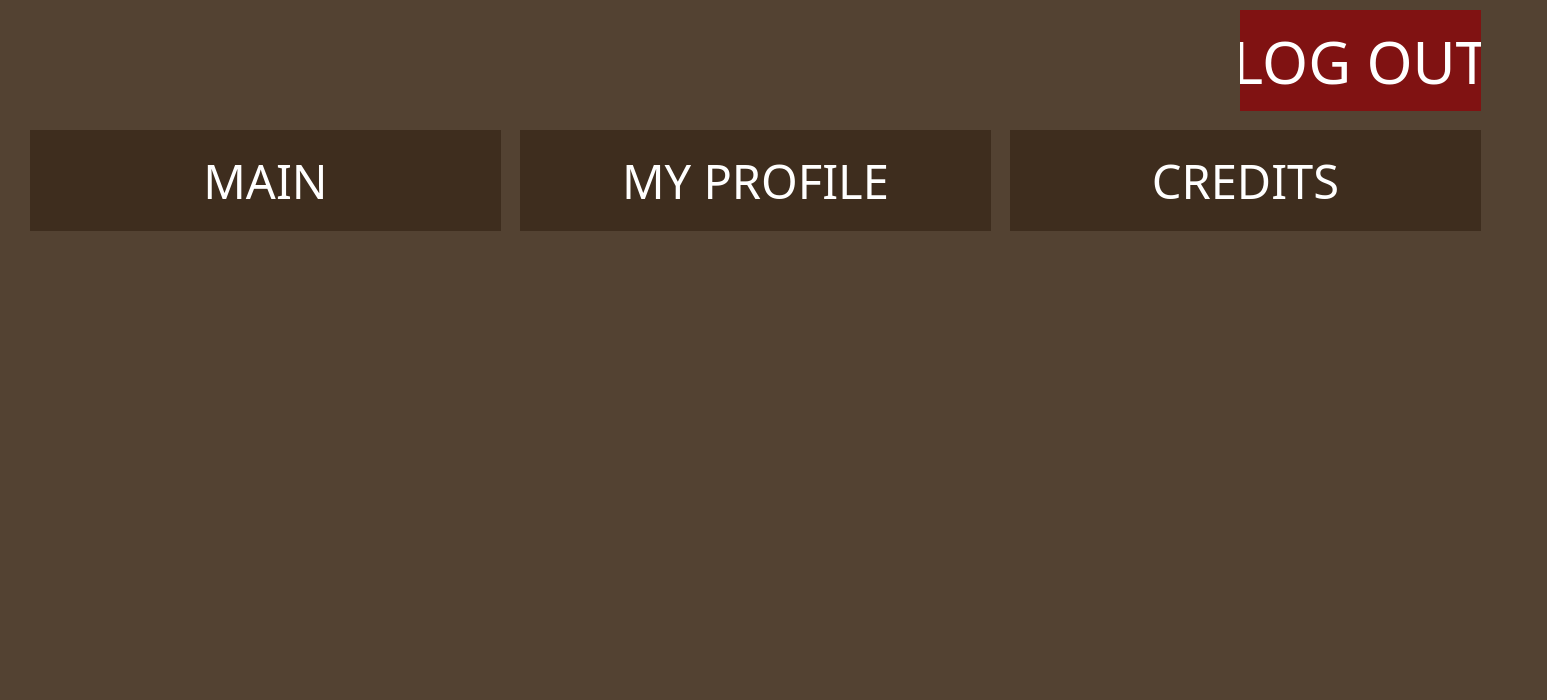
<?xml version="1.0" encoding="UTF-8"?>
<ui version="4.0">
 <class>MainMenuClass</class>
 <widget class="QWidget" name="MainMenuClass">
  <property name="geometry">
   <rect>
    <x>0</x>
    <y>0</y>
    <width>1547</width>
    <height>700</height>
   </rect>
  </property>
  <property name="windowTitle">
   <string>MainMenu</string>
  </property>
  <property name="styleSheet">
   <string notr="true">background-color: rgb(83, 66, 50);
color: rgb(255, 255, 255);</string>
  </property>
  <widget class="QPushButton" name="logOutButton">
   <property name="geometry">
    <rect>
     <x>1240</x>
     <y>10</y>
     <width>241</width>
     <height>101</height>
    </rect>
   </property>
   <property name="font">
    <font>
     <family>Franklin Gothic Heavy</family>
     <pointsize>44</pointsize>
     <underline>false</underline>
     <strikeout>false</strikeout>
     <kerning>true</kerning>
    </font>
   </property>
   <property name="cursor">
    <cursorShape>PointingHandCursor</cursorShape>
   </property>
   <property name="styleSheet">
    <string notr="true">background-color: rgb(128, 18, 18);
border: none;
</string>
   </property>
   <property name="text">
    <string>LOG OUT</string>
   </property>
  </widget>
  <widget class="QPushButton" name="mainButton">
   <property name="geometry">
    <rect>
     <x>30</x>
     <y>130</y>
     <width>471</width>
     <height>101</height>
    </rect>
   </property>
   <property name="minimumSize">
    <size>
     <width>0</width>
     <height>40</height>
    </size>
   </property>
   <property name="font">
    <font>
     <family>Franklin Gothic Heavy</family>
     <pointsize>35</pointsize>
    </font>
   </property>
   <property name="cursor">
    <cursorShape>PointingHandCursor</cursorShape>
   </property>
   <property name="styleSheet">
    <string notr="true">background-color: rgb(62, 45, 30);
border: none;</string>
   </property>
   <property name="text">
    <string>MAIN</string>
   </property>
  </widget>
  <widget class="QPushButton" name="myProfileButton">
   <property name="geometry">
    <rect>
     <x>520</x>
     <y>130</y>
     <width>471</width>
     <height>101</height>
    </rect>
   </property>
   <property name="minimumSize">
    <size>
     <width>0</width>
     <height>40</height>
    </size>
   </property>
   <property name="font">
    <font>
     <family>Franklin Gothic Heavy</family>
     <pointsize>35</pointsize>
    </font>
   </property>
   <property name="cursor">
    <cursorShape>PointingHandCursor</cursorShape>
   </property>
   <property name="styleSheet">
    <string notr="true">background-color: rgb(62, 45, 30);
border: none;</string>
   </property>
   <property name="text">
    <string>MY PROFILE</string>
   </property>
  </widget>
  <widget class="QPushButton" name="creditsButton">
   <property name="geometry">
    <rect>
     <x>1010</x>
     <y>130</y>
     <width>471</width>
     <height>101</height>
    </rect>
   </property>
   <property name="minimumSize">
    <size>
     <width>0</width>
     <height>40</height>
    </size>
   </property>
   <property name="font">
    <font>
     <family>Franklin Gothic Heavy</family>
     <pointsize>35</pointsize>
    </font>
   </property>
   <property name="cursor">
    <cursorShape>PointingHandCursor</cursorShape>
   </property>
   <property name="styleSheet">
    <string notr="true">background-color: rgb(62, 45, 30);
border: none;</string>
   </property>
   <property name="text">
    <string>CREDITS</string>
   </property>
  </widget>
  <widget class="QLabel" name="hiMessage">
   <property name="geometry">
    <rect>
     <x>130</x>
     <y>40</y>
     <width>241</width>
     <height>31</height>
    </rect>
   </property>
   <property name="font">
    <font>
     <pointsize>24</pointsize>
     <bold>true</bold>
    </font>
   </property>
   <property name="text">
    <string/>
   </property>
  </widget>
  <widget class="QStackedWidget" name="stackedWidget">
   <property name="geometry">
    <rect>
     <x>40</x>
     <y>250</y>
     <width>1441</width>
     <height>451</height>
    </rect>
   </property>
   <property name="currentIndex">
    <number>2</number>
   </property>
   <widget class="QWidget" name="main">
    <widget class="QPushButton" name="playButton">
     <property name="geometry">
      <rect>
       <x>480</x>
       <y>200</y>
       <width>471</width>
       <height>101</height>
      </rect>
     </property>
     <property name="font">
      <font>
       <family>Franklin Gothic Heavy</family>
       <pointsize>44</pointsize>
       <underline>false</underline>
       <strikeout>false</strikeout>
       <kerning>true</kerning>
      </font>
     </property>
     <property name="cursor">
      <cursorShape>PointingHandCursor</cursorShape>
     </property>
     <property name="styleSheet">
      <string notr="true">background-color: rgb(128, 18, 18);
border: none;
</string>
     </property>
     <property name="text">
      <string>PLAY</string>
     </property>
    </widget>
   </widget>
   <widget class="QWidget" name="myProfile">
    <widget class="QLabel" name="profileInformation">
     <property name="geometry">
      <rect>
       <x>10</x>
       <y>0</y>
       <width>1421</width>
       <height>451</height>
      </rect>
     </property>
     <property name="text">
      <string>Roșia (pătlăgica roșie sau mai rar tomata), numită științific Solanum lycopersicum, este o plantă din familia Solanaceae, apropiată pe linie genetică de următoarele plante, de asemenea originare din &quot;Lumea Nouă&quot;: tutun, ardei, cartof, vânătă și physalis alkekengi. Roșia este o plantă nativă a sudului Americii de Nord și nordului Americii de Sud, având un areal natural de extindere din centrul Mexicului până în Peru.

Este o plantă perenă, crescută adesea în climate temperate ca o plantă anuală, atingând frecvent între 1 și 3 m înălțime, cu un trunchi mai mult ierbos, care crește de cele mai multe ori, ca orice altă plantă cățărătoare, pe tulpinile altor plante, pe bețe sau garduri.

Este cultivată la aproape toate latitudinile, ocupând o suprafață de aproximativ 3 milioane de hectare, adică o treime din terenul consacrat legumelor.[necesită citare]

Frunzele plantei sunt lungi de 10–25 cm, de formă penat-compusă, având 5–9 frunzulițe, fiecare dintre acestea având până la 8 cm lungime, cu margini serate. Atât trunchiul cât și crenguțele, respectiv frunzele sunt acoperite cu excrescențe asemănătoare părului animalelor. Florile sunt mici, de circa 1–2 cm, galbene, având corola formată din cinci sepale și cinci petale, fiind grupate în inflorescențe de 3 până la 12 flori. Rosia are un pH acid de 5,5.

Cuvântul tomată, respectiv toate variantele sale din spaniolă, engleză și alte limbi, este un cuvânt derivat din limba populațiilor mezo-americane Nahua: tomatl. Numele științific al plantei, care provine din latină, lycopersicum, semnifică &quot;piersică-lup&quot;, conform lyco - lup și persicum - piersic(ă).

Din punct de vedere botanic roșia este un fruct.[1] În anul 1893 Curtea Supremă a Statelor Unite ale Americii în mod unanim a decis că la colectarea taxelor vamale roșiile trebuie considerate legume (deși curtea a trecut în revistă faptul că din punct de vedere botanic, roșiile sunt fructe).[2] În anul 2001 Uniunea Europeană a decis oficial că roșia este fruct, și nu legumă.[3]</string>
     </property>
    </widget>
   </widget>
   <widget class="QWidget" name="credits"/>
  </widget>
 </widget>
 <layoutdefault spacing="6" margin="11"/>
 <resources/>
 <connections/>
</ui>
